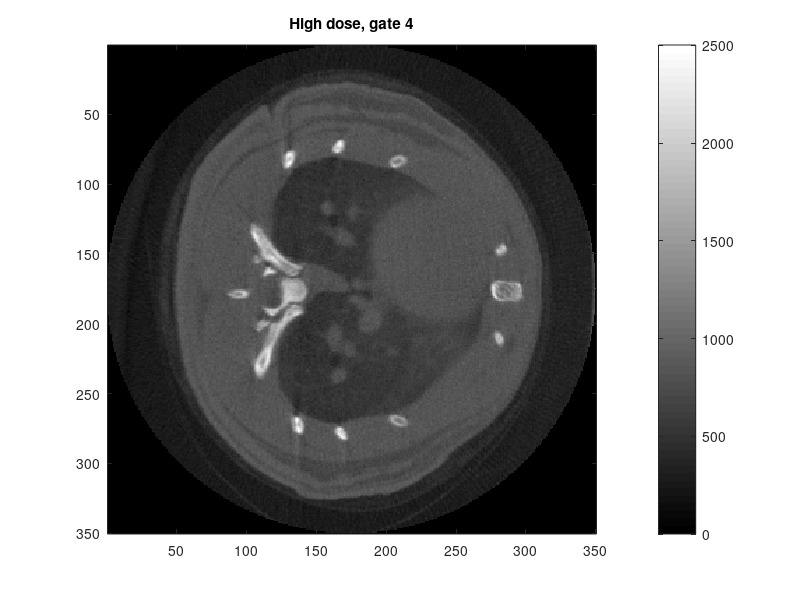

Write the MATLAB code that produced this figure. (Note: this script raises an error after producing the figure.)
% Demo_PBR_PRIMOR_CT.m
% 
% Demo for reconstructing respiratory gated-CT data with a novel prior- and
% motion-based reconstruction (PRIMOR) method proposed in the publication 
% JFPJ Abascal, M Abella, E Marinetto, J Pascau, M Desco. A novel prior-
% and motion-based compressed sensing method for small-animal respiratory
% gated CT. Plos One, 2016 (in press). 
%
% Code downloaded from the repository 
% https://github.com/HGGM-LIM/prior-motion-reconstruction-CT
%
% PRIMOR extends prior-based reconstruction (PBR) method by including a
% model of the motion between gates. Motion is estimated using a nonrigid
% registration method based on hierarchical B-splines. A prior image is
% obtained as the average of all respiratory gates.  
%
% In this demo PRIMOR is compared to PBR using respiratory gated-CT data.
% In this case data is sorted among four respiratory gates, leading to few 
% noisy irregularly distributed projections. Video of the comparison
% between these methods can be found in the repository and data for the
% different scenarios used in the paper can be found at 
% http://dx.doi.org/10.5281/zenodo.15685
%
%
% Requirements: 
%
% The demo loads data and reconstructed images and display results. To run
% the reconstruction methods you need the following packages: 
% IRT code and Wavelab 850 package for PBR and PRIMOR methods, and 
% FFD-based registration software for PRIMOR. 
%
% IRT package: Simulated data and forward and backprojection operators have
% been computed using IRT code (J A Fessler, Image reconstruction toolbox
% [IRT], 2011, retrieved from
% <http://www.eecs.umich.edu/~fessler/code/index.html>).   
% Execute setup.m to add all directories to the path and execute
% mex_build.m to compile mex files for your system. 
% Bear in mind that these forward and backprojection operations are the
% most computationally expensive parts of the algorithm, so providing
% faster implementations will speed up the algorithm considerably. 
% 
% Wavelab 850: Package for wavelet transform computation (Buckheit JB, Chen
% S, Donoho DL, Johnstone IM, Scargle JD. WaveLab. Reference Manual.
% ftp://playfair.stanford.edu/pub/wavelab/WaveLabRef.ps. 1995., retrieved
% from http://statweb.stanford.edu/~wavelab/). Execute startup.m to ad
% paths and compile mex files.   
%
% FFD-based registration package: For the motion estimation step we used
% the FFD-based registration package available in MATLAB Central (Dirk-Jan
% Kroon; B-spline grid,  image and point based registration; 2012,
% retrieved from 
% http://www.mathworks.com/matlabcentral/fileexchange/20057-b-spline-grid-image-and-point-based-registration), 
% Add all directories to the path and run compile_c_files.m for faster
% implementation. 
%
% Parallel computation: This demo makes use of parallel computation using
% parfor loops across different gates, but this is not a requirement (if 
% you do not have the parallel computing toolbox, change parfor loops by
% for loops).  
%
%
% Faster implementations: 
% 
% Change forward operator, G, and backprojection operator, G', with your
% own GPU implementations to make the algorithm up to orders of magnitude
% faster.  
%
%
% If you use this code, please reference the paper JFPJ Abascal et al. A
% novel prior- and motion-based compressed sensing method for small-animal
% respiratory gated CT. Plos One, 2016 (in press). 
% 
% Juan FPJ Abascal, Monica Abella
% Departamento de Bioingenieria e Ingenieria Aeroespacial
% Universidad Carlos III de Madrid, Madrid, Spain
% mabella@hggm.es, juanabascal78@gmail.com, desco@hggm.es

% -------------------------------------------------------------------------
% READ Data and forward operator G (mapping 2D image to the data)

% These have been computed using Fessler's IRT software (J.A. Fessler,
% Image reconstruction toolbox (IRT), 2011, retrieved from
% http://www.eecs.umich.edu/~fessler/code/index.html. 
%
% The following lines provides the parameters used to generate the matrix
% operator, G, using IRT:
% n_m         = 1;
% numPerProj  = 350;
% N           = [350 350];
% n_x         = N(1);
% numProj     = [360]
% totalAngle  = [360];
% binning     = 4;
% n_ang = numProj;
% det_z_count = 1; detector_count= n_x; pixel_count=n_x*n_x;
% ds          = 50e-4*binning; % pixel sixe= min pixel*binning
% dx          = ds/1.6;
% cg          = sino_geom('fan','nb',n_x, 'na', n_ang, ...
%     'ds',ds, 'orbit',-totalAngle, ...
%     'offset_s', 0.0, ...
%     'dsd', 35.2, 'dod', 13.2, 'dfs', inf);
% ig          = image_geom('nx', n_x, 'ny', n_x,'dx', dx);
% G           = Gtomo2_dscmex(cg, ig);
% geom        = fbp2(cg, ig);

% FORWARD OPERATOR
if 0
    % It requires IRT software
    % Load Forward Operator precomputed in Linux system. If it does not
    % work, run the code above 
    load('G_linux','geom','G');                                         
end

% READ SIMULATED DATA 
%
% HIGH DOSE DATA (ideal data). 
% Target image acquired from a high dose protocol (dosis four times
% the dosis used for static imaging)
load('image_HighDose','uTarget');
N           = size(uTarget);

% Display four respiratory gates
figure;
for it = 1:4
    imagesc(uTarget(:,:,it)); colormap gray; axis image; colorbar;
    title(['High dose, gate ' num2str(it)]);
    pause(0.3);
end

% STANDARD DOSE DATA: Standard dose for static imaging leads to irregularly
% distributed 
% Data for different scenarios can be found at http://dx.doi.org/10.5281/zenodo.15685
nameData    = 'data_I0By6_120p';         % Dose reduction by 6

load(nameData,'dataAll');
Nd          = size(dataAll);

% Undersampling pattern
RAll        = dataAll>0;
% -------------------------------------------------------------------------
% PRIOR image
%
% Prior image as the average image
Rsum        = sum(RAll,3);
dataAllAv 	= sum(dataAll,3);
dataAllAv(Rsum>0) = dataAllAv(Rsum>0)./Rsum(Rsum>0);
if 0 
    % To compute the reference image download the IRT code and run this
    % part
    uref 		= fbp2(dataAllAv, geom); uref(uref<0) = 0;
    gaussianFilter = fspecial('gaussian', [5, 5], 3); % [7 7], 5 stronger filter if the prior edges is a problem
    uref_aux = imfilter(uref, gaussianFilter, 'symmetric', 'conv');
    uref        = uref_aux;    
else
    % Load precomputed prior image
    load('RefImage_I0By6_120p','uref');
end
% -------------------------------------------------------------------------
% FBP reconstruction using IRT software
frameThis   = 1;
if 0 
    % FDK reconstruction, it requires IRT code 
    im          = fbp2(dataAll(:,:,frameThis), geom); im(im<0) = 0;
else
    % Load precomputed FDK reconstruction    
    load('FDK_I0By6_120p','im');
end
figure;
subplot(2,2,1);
imagesc(uTarget(:,:,frameThis)); title('Target gate 1 (high dose image)'); colorbar;
subplot(2,2,2);
imagesc(dataAll(:,:,frameThis)); title('Low dose data (120 proj., dose by 6)'); colorbar;
subplot(2,2,3);
imagesc(im*prod(Nd(1:2))/nnz(RAll(:,:,frameThis))); title('FDK reconstruction'); colorbar; axis image;
subplot(2,2,4);
imagesc(uref(:,:,frameThis)); title('Prior image: sum of four gates'); colorbar; colormap gray;

% -------------------------------------------------------------------------
% Create the support (circle)
[n_x_u,n_y_u,n_z_u] = size(uTarget);
[X,Y]       = meshgrid(linspace(1,n_x_u,n_x_u),linspace(1,n_x_u,n_x_u));
X           = X-n_x_u/2;
Y           = Y-n_x_u/2;
indCir      = find(sqrt(X.^2+Y.^2)<=n_x_u/2);
mask        = zeros(N(1:2));
mask(indCir)= 1;

% Apply mask to the prior image
uref        = uref.*mask;
% -------------------------------------------------------------------------
% PBR method
if 0
    % To run PBR method, run this part
    matlabpool(4); % comment if matlabpool not available
    mu          = 2;
    lambda      = 1;
    nBreg       = 25;
    alpha       = 0.4;
    beta        = 0.2;
    [uPbr,errPbr] = PBR_CT(G,dataAll,RAll,N,uref,mu,lambda,alpha,beta,nBreg,uTarget);    
    matlabpool close; 
else
    % Load PBR result already computed
    load('PBR_Rec_I0By6_120p','uPbr','errPbr');
end
% -------------------------------------------------------------------------
% PRIMOR method

% Registration step
if 0
    % To compute the registration, download the FFD registration software
    % and run this part (it takes ~2min)
    
    % Compute the registration step
    matlabpool(8); % comment if matlabpool not available
    
    % Parameters for the registration step
    Options.Penalty     = 1e-4;
    Options.Registration= 'NonRigid';
    Options.MaxRef      = 3;
    Options.Similarity  = 'sd';
    
    % Estimate the temporal operator, computed by the registration of
    % consecutive gates from previous reconstruction (we used PBR)
    u0          = uPbr;
    [GridAll,SpacingAll,GridDAll,SpacingDAll] = ComputeSplineRegTwoDirectionsPoolDouble(u0,Options);
    TParameters.GridAll         = GridAll;
    TParameters.SpacingAll      = SpacingAll;
    TParameters.GridDAll        = GridDAll;
    TParameters.SpacingDAll     = SpacingDAll;
    matlabpool close; 
else
    % Load registration result already computed
    load('TParameters_I0By6_120p','TParameters');
end

% Reconstruction step
mu          = 2;
lambda      = 1;
alpha       = 0.4;
beta        = 0.2;
gamma       = 0.5;
nBreg       = 50;
if 0
    % To run PRIMOR method download FFD registration software and IRT
    % software and execute this part  (it takes ~ 1h 20min)
    
    matlabpool(4); % comment if matlabpool not available               

    [uPrimor,errPrimor] = PRIMOR_CT(TParameters,G,dataAll,RAll,N,uref,mu,lambda,gamma,alpha,beta,nBreg,uTarget);
    % Reconstructed image and auxiliary variables are displayed for TV and
    % prior terms, for some iteration numbers. The number of nonzero
    % coefficients on the respective transformed domains are given as a
    % precentage
    matlabpool close;
else
    % Load PRIMOR result already computed
   load('PRIMOR_Rec_I0By6_120p','uPrimor','errPrimor');
end
% -------------------------------------------------------------------------
% Images for ideal image (high dose) and respiratory gated data with
% six-fold dose reduction reconstructed with FDK, PBR and PRIMOR methods
figure;
subplot(2,2,1);
imagesc(uTarget(:,:,frameThis)); axis image; axis off; colormap gray;
title('FDK, high dose');
ca = caxis;
subplot(2,2,2);
imagesc(im*prod(Nd(1:2))/nnz(RAll(:,:,frameThis))); axis image; 
axis off; colormap gray;
caxis(ca); title('FDK, low dose');
subplot(2,2,3);
imagesc(uPbr(:,:,frameThis)); axis image; axis off; colormap gray;
caxis(ca); title('PBR, low dose');
subplot(2,2,4);
imagesc(uPrimor(:,:,frameThis)); axis image; axis off; colormap gray;
caxis(ca); title('PRIMOR, low dose');

% Zoom image
xZoom        = 120:280;
yZoom        = 70:240;

figure;
subplot(2,2,1);
imagesc(uTarget(xZoom,yZoom,frameThis)); axis image; axis off; colormap gray;
title('FDK, high dose');
ca = caxis;
subplot(2,2,2);
imagesc(im(xZoom,yZoom,1)*prod(Nd(1:2))/nnz(RAll(:,:,frameThis))); axis image; axis off; colormap gray;
caxis(ca); title('FDK, low dose');
subplot(2,2,3);
imagesc(uPbr(xZoom,yZoom,frameThis)); axis image; axis off; colormap gray;
caxis(ca); title('PBR, low dose');
subplot(2,2,4);
imagesc(uPrimor(xZoom,yZoom,frameThis)); axis image; axis off; colormap gray;
caxis(ca); title('PRIMOR, low dose');

% Convergence: solution error vs iteration number
figure; plot(mean(errPbr,2));
hold on; 
plot(mean(errPrimor,2),'r');
legend('PBR','PRIMOR'); 
xlabel('Iteration number'); ylabel('Solution error');

% -------------------------------------------------------------------------
%